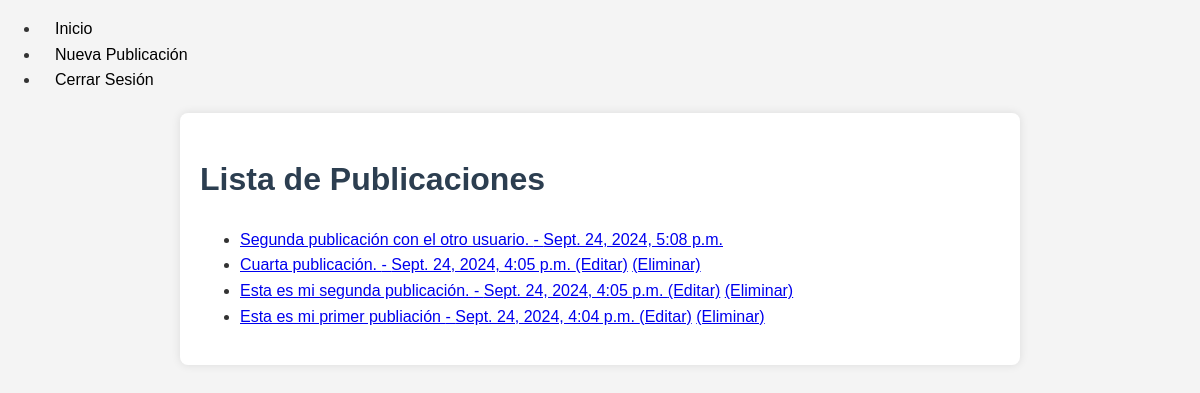
The page /posts/ (signed in) on the database its author committed.
### post/models.py (models this page shows, shortened)
class Post(models.Model):
    title = models.CharField(max_length=200)
    content = models.TextField()
    pub_date = models.DateTimeField(auto_now_add=True)
    author = models.ForeignKey(User, on_delete=models.CASCADE)

### post/views.py (the view)
# urls.py: path('', views.post_list, name='post_list'),  # Listar publicaciones
def post_list(request):
    posts = Post.objects.all().order_by('-pub_date')  # Ordenar por fecha de publicación descendente
    return render(request, 'post_list.html', {'posts': posts})

### post/templates/post_list.html (shortened to what this page needs)
{% extends 'base.html' %}
{% block content %}
    <h1>Lista de Publicaciones</h1>
    <ul>
        {% for post in posts %}
            <li>
                <a href="{% url 'post_detail' post.id %}">
                    {{ post.title }} - {{ post.pub_date }}
                </a>
                {% if post.author == user %}
                    <a href="{% url 'post_edit' post.id %}">(Editar)</a>
                    <a href="{% url 'post_delete' post.id %}">(Eliminar)</a>
                {% endif %}
            </li>
        {% empty %}
            <li>No hay publicaciones todavía.</li>
        {% endfor %}
    </ul>
{% endblock %}

### post/static/styles.css (style rules this page uses)
body { font-family: Arial, sans-serif; line-height: 1.6; margin: 0; padding: 0; background-color: #f4f4f4; color: #333; }
h1, h2, h3 { color: #2c3e50; }

### rows shown on the page
Post: title "Segunda publicación con el otro usuario.", pub_date "Sept. 24, 2024, 5:08 p.m."
Post: title "Cuarta publicación.", pub_date "Sept. 24, 2024, 4:05 p.m.", shows "(Editar)"
Post: title "Esta es mi segunda publicación.", pub_date "Sept. 24, 2024, 4:05 p.m.", shows "(Editar)"
Post: title "Esta es mi primer publiación", pub_date "Sept. 24, 2024, 4:04 p.m.", shows "(Editar)"
